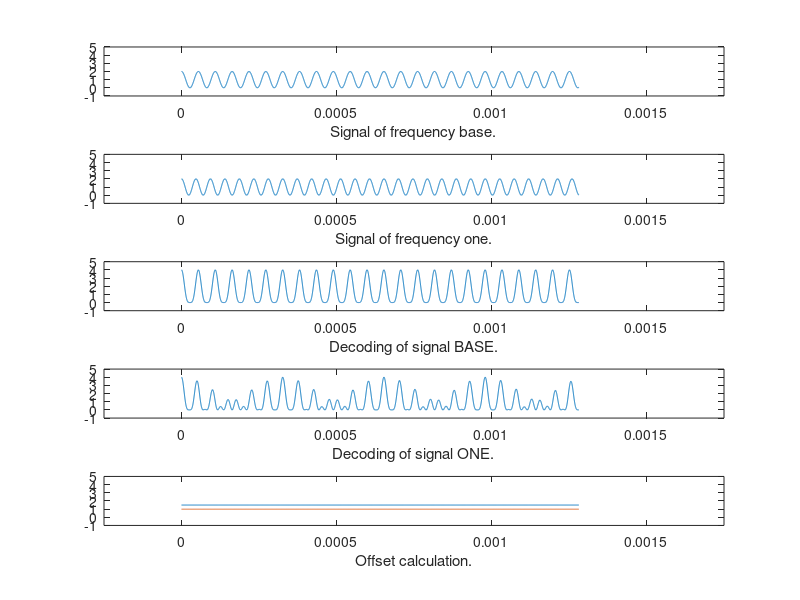

Here is the MATLAB script that generated this plot:
% https://www.allaboutcircuits.com/technical-articles/digital-signal-processing-in-scilab-how-to-decode-an-fsk-signal/
% mducng, SoC team, G2touch
% For MPP2.0: 256 pressure level by DC offset
%%%%%%%%%%%%%%%%%%%%%%%%%%%%%%%%%%%%%%%%%%%%%%%%%%%%%%%%%%%%%%%%%%%%%%%%%%%
clc; clear;
close all;
fbase            =  18379;
f1               =  21433;
Fs               =  4000000;
SamplesPerSymbol =  1282*4; % 142*10^(-6)*Fs = 142*4 (142 is from spec)
n                =  0:(SamplesPerSymbol-1);
t                =  n*1/Fs;
SymbolBase       =  (1+cos(2*pi*fbase*t));
SignalBase       =  1+cos(2*pi*fbase*t);
SignalOne        =  1+cos(2*pi*f1*t);
tRx              =  (0:length(SignalOne)-1)*1/Fs;
%%%%%%%%%%%%%%%%%%%%%%%%%%%%%%%%%%%%%%%%%%%%%%%%%%%%%%%%%%%%%%%%%%%%%%%%%%%
DecodingZero     =  SignalBase .* SymbolBase;
DecodingOne      =  SignalOne .* SymbolBase;
%%%%%%%%%%%%%%%%%%%%%%%%%%%%%%%%%%%%%%%%%%%%%%%%%%%%%%%%%%%%%%%%%%%%%%%%%%%
for k=1:(length(DecodingZero)/SamplesPerSymbol)
    SymbolOffsets_Zero((((k-1)*SamplesPerSymbol)+1):k*(SamplesPerSymbol))	= ...
        mean(DecodingZero((((k-1)*SamplesPerSymbol)+1):k*(SamplesPerSymbol)));
end
for k=1:(length(DecodingZero)/SamplesPerSymbol)
    SymbolOffsets_One((((k-1)*SamplesPerSymbol)+1):k*(SamplesPerSymbol))	= ...
        mean(DecodingOne((((k-1)*SamplesPerSymbol)+1):k*(SamplesPerSymbol)));
end
%%%%%%%%%%%%%%%%%%%%%%%%%%%%%%%%%%%%%%%%%%%%%%%%%%%%%%%%%%%%%%%%%%%%%%%%%%%
%figure;

subplot(5,1,1);
plot(t, SignalBase);
axis([-1000*1/Fs 7000*1/Fs -1 5]);
xlabel('Signal of frequency base.');

subplot(5,1,2);
plot(t, SignalOne);
axis([-1000*1/Fs 7000*1/Fs -1 5]);
xlabel('Signal of frequency one.');

subplot(5,1,3);
plot(tRx,DecodingZero);
axis([-1000*1/Fs 7000*1/Fs -1 5]);
xlabel("Decoding of signal BASE.");

subplot(5,1,4);
plot(tRx,DecodingOne);
axis([-1000*1/Fs 7000*1/Fs -1 5]);
xlabel("Decoding of signal ONE.");

subplot(5,1,5);
plot(tRx,SymbolOffsets_Zero,tRx,SymbolOffsets_One)
axis([-1000*1/Fs 7000*1/Fs -1 5]);
xlabel("Offset calculation.");

%subplot(2,1,2);
%plot(tRx,SymbolOffsets_One)
%axis([-1000*1/Fs 7000*1/Fs -100 6000]);
%xlabel("Offset One calculation.");
